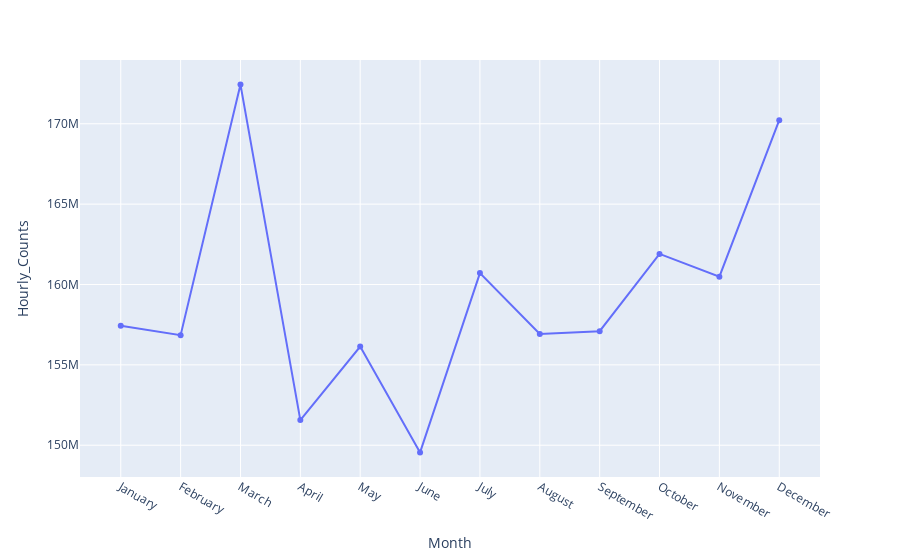

The notebook cell this image was saved under:
### Code cell
# add markers to data points

figure = px.line(sorted_months_2019_df, x="Month", y="Hourly_Counts")
figure.update_traces(mode='lines+markers')

### Figure 1 — Plotly figure (JSON) as saved in the notebook; plotly's stock layout.template omitted (floating-point values rounded to 4 significant figures)
{"data": [{"hovertemplate": "Month=%{x}<br>Hourly_Counts=%{y}<extra></extra>", "legendgroup": "", "line": {"color": "#636efa", "dash": "solid"}, "mode": "lines+markers", "name": "", "orientation": "v", "showlegend": false, "type": "scatter", "x": ["January", "February", "March", "April", "May", "June", "July", "August", "September", "October", "November", "December"], "xaxis": "x", "y": [157435313, 156843588, 172436211, 151564562, 156137355, 149554005, 160708146, 156924169, 157093637, 161901572, 160487798, 170223773], "yaxis": "y"}], "layout": {"autosize": true, "legend": {"tracegroupgap": 0}, "margin": {"t": 60}, "xaxis": {"anchor": "y", "autorange": true, "domain": [0, 1], "range": [-0.6917, 11.69], "title": {"text": "Month"}, "type": "category"}, "yaxis": {"anchor": "x", "autorange": true, "domain": [0, 1], "range": [147900000.0, 174100000.0], "title": {"text": "Hourly_Counts"}, "type": "linear"}}}
